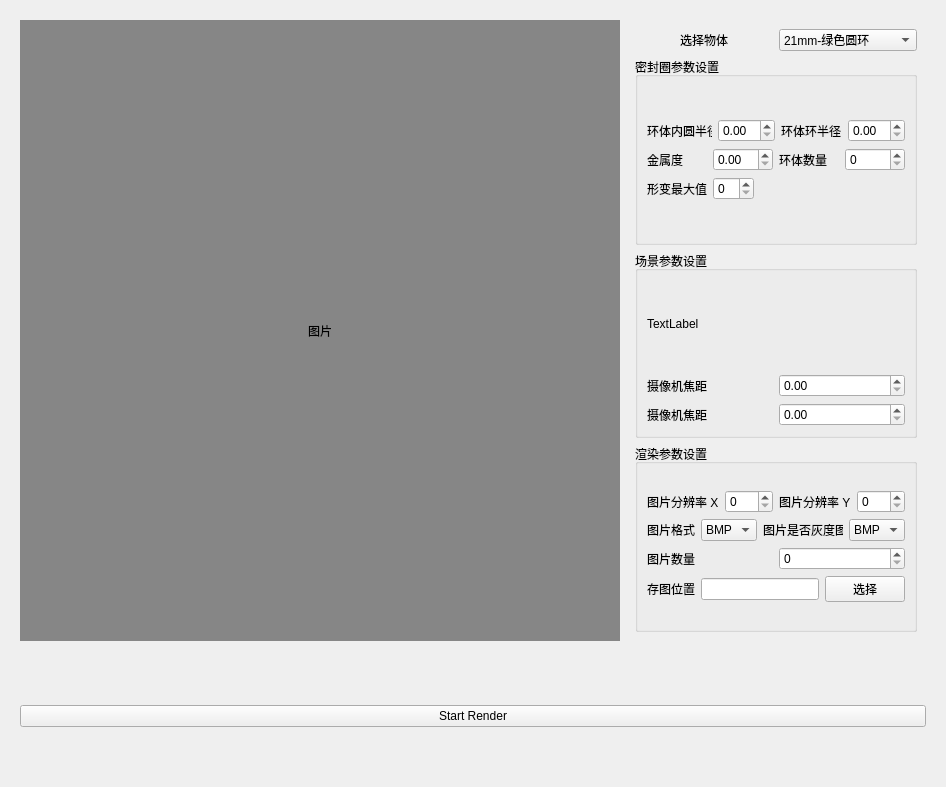
<?xml version="1.0" encoding="UTF-8"?>
<ui version="4.0">
 <class>Form</class>
 <widget class="QWidget" name="Form">
  <property name="geometry">
   <rect>
    <x>0</x>
    <y>0</y>
    <width>946</width>
    <height>787</height>
   </rect>
  </property>
  <property name="windowTitle">
   <string>Form</string>
  </property>
  <layout class="QVBoxLayout" name="verticalLayout">
   <item>
    <widget class="QWidget" name="widget_up" native="true">
     <layout class="QHBoxLayout" name="horizontalLayout">
      <item>
       <widget class="QWidget" name="widget_up_left" native="true">
        <property name="styleSheet">
         <string notr="true">background-color: rgb(134, 134, 134);</string>
        </property>
        <layout class="QHBoxLayout" name="horizontalLayout_5">
         <item>
          <widget class="QLabel" name="label">
           <property name="text">
            <string>图片</string>
           </property>
           <property name="alignment">
            <set>Qt::AlignCenter</set>
           </property>
          </widget>
         </item>
        </layout>
       </widget>
      </item>
      <item>
       <widget class="QWidget" name="widget_up_right" native="true">
        <property name="maximumSize">
         <size>
          <width>300</width>
          <height>16777215</height>
         </size>
        </property>
        <layout class="QVBoxLayout" name="verticalLayout_2">
         <item>
          <layout class="QHBoxLayout" name="horizontalLayout_2">
           <item>
            <widget class="QLabel" name="select_object_label">
             <property name="text">
              <string>选择物体</string>
             </property>
             <property name="alignment">
              <set>Qt::AlignCenter</set>
             </property>
            </widget>
           </item>
           <item>
            <widget class="QComboBox" name="secect_object_comboBox">
             <item>
              <property name="text">
               <string>21mm-绿色圆环</string>
              </property>
             </item>
            </widget>
           </item>
          </layout>
         </item>
         <item>
          <widget class="QGroupBox" name="groupBox">
           <property name="title">
            <string>密封圈参数设置</string>
           </property>
           <layout class="QVBoxLayout" name="verticalLayout_7">
            <item>
             <layout class="QVBoxLayout" name="verticalLayout_5">
              <item>
               <layout class="QHBoxLayout" name="horizontalLayout_22">
                <item>
                 <layout class="QHBoxLayout" name="horizontalLayout_7">
                  <item>
                   <widget class="QLabel" name="major_radius_label">
                    <property name="text">
                     <string>环体内圆半径</string>
                    </property>
                   </widget>
                  </item>
                  <item>
                   <widget class="QDoubleSpinBox" name="major_radius_dspinbox"/>
                  </item>
                 </layout>
                </item>
                <item>
                 <layout class="QHBoxLayout" name="horizontalLayout_6">
                  <item>
                   <widget class="QLabel" name="minor_radius_label">
                    <property name="text">
                     <string>环体环半径</string>
                    </property>
                   </widget>
                  </item>
                  <item>
                   <widget class="QDoubleSpinBox" name="minor_radius_dspinbox"/>
                  </item>
                 </layout>
                </item>
               </layout>
              </item>
              <item>
               <layout class="QHBoxLayout" name="horizontalLayout_23">
                <item>
                 <layout class="QHBoxLayout" name="horizontalLayout_8">
                  <item>
                   <widget class="QLabel" name="metallicity_label">
                    <property name="text">
                     <string>金属度</string>
                    </property>
                   </widget>
                  </item>
                  <item>
                   <widget class="QDoubleSpinBox" name="metallicity_dspinbox"/>
                  </item>
                 </layout>
                </item>
                <item>
                 <layout class="QHBoxLayout" name="horizontalLayout_11">
                  <item>
                   <widget class="QLabel" name="torus_num_label">
                    <property name="text">
                     <string>环体数量</string>
                    </property>
                   </widget>
                  </item>
                  <item>
                   <widget class="QSpinBox" name="torus_num_spinbox"/>
                  </item>
                 </layout>
                </item>
               </layout>
              </item>
              <item>
               <layout class="QHBoxLayout" name="horizontalLayout_21">
                <item>
                 <layout class="QHBoxLayout" name="horizontalLayout_10">
                  <item>
                   <widget class="QLabel" name="max_deform_label">
                    <property name="text">
                     <string>形变最大值</string>
                    </property>
                   </widget>
                  </item>
                  <item>
                   <widget class="QSpinBox" name="max_deform_spinbox"/>
                  </item>
                 </layout>
                </item>
                <item>
                 <spacer name="horizontalSpacer">
                  <property name="orientation">
                   <enum>Qt::Horizontal</enum>
                  </property>
                  <property name="sizeHint" stdset="0">
                   <size>
                    <width>40</width>
                    <height>20</height>
                   </size>
                  </property>
                 </spacer>
                </item>
               </layout>
              </item>
             </layout>
            </item>
           </layout>
          </widget>
         </item>
         <item>
          <widget class="QGroupBox" name="groupBox_2">
           <property name="title">
            <string>场景参数设置</string>
           </property>
           <layout class="QVBoxLayout" name="verticalLayout_8">
            <item>
             <widget class="QLabel" name="label_3">
              <property name="text">
               <string>TextLabel</string>
              </property>
             </widget>
            </item>
            <item>
             <layout class="QHBoxLayout" name="horizontalLayout_9">
              <item>
               <widget class="QLabel" name="label_7">
                <property name="text">
                 <string>摄像机焦距</string>
                </property>
               </widget>
              </item>
              <item>
               <widget class="QDoubleSpinBox" name="doubleSpinBox_4"/>
              </item>
             </layout>
            </item>
            <item>
             <layout class="QHBoxLayout" name="horizontalLayout_24">
              <item>
               <widget class="QLabel" name="label_16">
                <property name="text">
                 <string>摄像机焦距</string>
                </property>
               </widget>
              </item>
              <item>
               <widget class="QDoubleSpinBox" name="doubleSpinBox_7"/>
              </item>
             </layout>
            </item>
           </layout>
          </widget>
         </item>
         <item>
          <widget class="QGroupBox" name="groupBox_3">
           <property name="title">
            <string>渲染参数设置</string>
           </property>
           <layout class="QVBoxLayout" name="verticalLayout_6">
            <item>
             <layout class="QVBoxLayout" name="verticalLayout_4">
              <item>
               <layout class="QHBoxLayout" name="horizontalLayout_18">
                <item>
                 <layout class="QHBoxLayout" name="horizontalLayout_12">
                  <item>
                   <widget class="QLabel" name="resolution_x_label">
                    <property name="text">
                     <string>图片分辨率 X</string>
                    </property>
                   </widget>
                  </item>
                  <item>
                   <widget class="QSpinBox" name="resolution_x_spinbox"/>
                  </item>
                 </layout>
                </item>
                <item>
                 <layout class="QHBoxLayout" name="horizontalLayout_14">
                  <item>
                   <widget class="QLabel" name="resolution_y_label">
                    <property name="text">
                     <string>图片分辨率 Y</string>
                    </property>
                   </widget>
                  </item>
                  <item>
                   <widget class="QSpinBox" name="resolution_y_spinbox"/>
                  </item>
                 </layout>
                </item>
               </layout>
              </item>
              <item>
               <layout class="QHBoxLayout" name="horizontalLayout_19">
                <item>
                 <layout class="QHBoxLayout" name="horizontalLayout_13">
                  <item>
                   <widget class="QLabel" name="image_format_label">
                    <property name="text">
                     <string>图片格式</string>
                    </property>
                   </widget>
                  </item>
                  <item>
                   <widget class="QComboBox" name="image_format_combobox">
                    <item>
                     <property name="text">
                      <string>BMP</string>
                     </property>
                    </item>
                   </widget>
                  </item>
                 </layout>
                </item>
                <item>
                 <layout class="QHBoxLayout" name="horizontalLayout_15">
                  <item>
                   <widget class="QLabel" name="label_13">
                    <property name="text">
                     <string>图片是否灰度图</string>
                    </property>
                   </widget>
                  </item>
                  <item>
                   <widget class="QComboBox" name="comboBox_2">
                    <item>
                     <property name="text">
                      <string>BMP</string>
                     </property>
                    </item>
                   </widget>
                  </item>
                 </layout>
                </item>
               </layout>
              </item>
              <item>
               <layout class="QHBoxLayout" name="horizontalLayout_17">
                <item>
                 <widget class="QLabel" name="image_num_label">
                  <property name="text">
                   <string>图片数量</string>
                  </property>
                 </widget>
                </item>
                <item>
                 <widget class="QSpinBox" name="image_num_spinbox"/>
                </item>
               </layout>
              </item>
              <item>
               <layout class="QHBoxLayout" name="horizontalLayout_20">
                <item>
                 <widget class="QLabel" name="label_4">
                  <property name="text">
                   <string>存图位置</string>
                  </property>
                 </widget>
                </item>
                <item>
                 <widget class="QLineEdit" name="lineEdit"/>
                </item>
                <item>
                 <widget class="QPushButton" name="pushButton">
                  <property name="text">
                   <string>选择</string>
                  </property>
                 </widget>
                </item>
               </layout>
              </item>
             </layout>
            </item>
           </layout>
          </widget>
         </item>
        </layout>
       </widget>
      </item>
     </layout>
    </widget>
   </item>
   <item>
    <widget class="QWidget" name="widget" native="true">
     <property name="maximumSize">
      <size>
       <width>16777215</width>
       <height>120</height>
      </size>
     </property>
     <layout class="QHBoxLayout" name="horizontalLayout_4">
      <item>
       <layout class="QHBoxLayout" name="horizontalLayout_3">
        <item>
         <layout class="QVBoxLayout" name="verticalLayout_3"/>
        </item>
        <item>
         <widget class="QPushButton" name="start_render_btn">
          <property name="text">
           <string>Start Render</string>
          </property>
         </widget>
        </item>
       </layout>
      </item>
     </layout>
    </widget>
   </item>
  </layout>
 </widget>
 <resources/>
 <connections/>
</ui>
